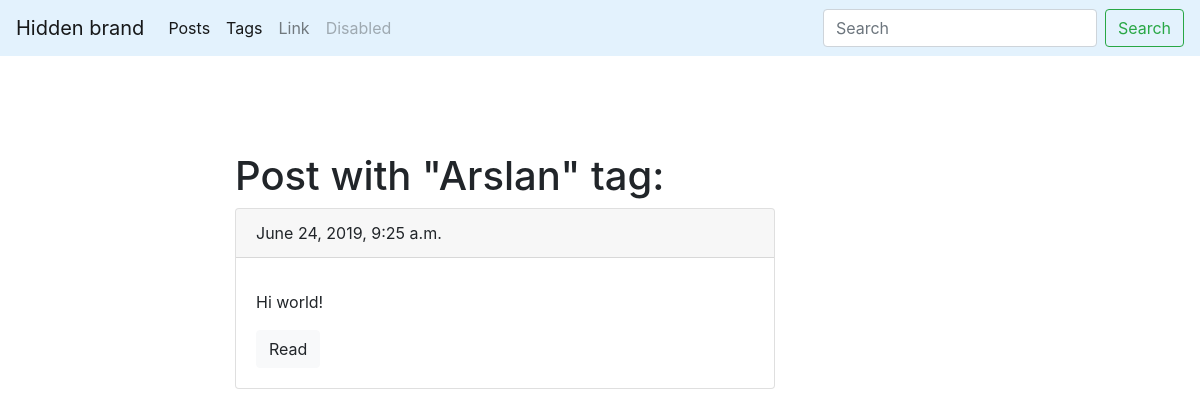
The page /blog/tags/arslan/ on the database as committed earlier.
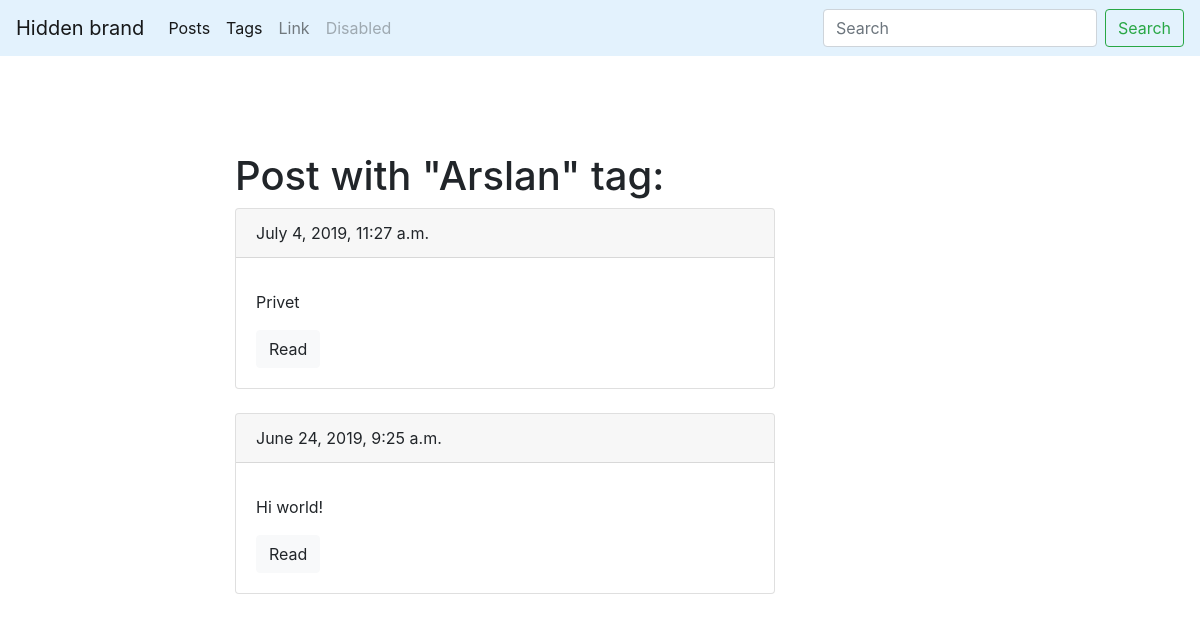
The same page on the database as committed later.
### blog/models.py (models this page shows, shortened)
class Post(models.Model):                                                        # Класс для хранения данных постов в виде модели
    title = models.CharField(max_length=150, db_index=True)                      # Заголовок поста. Максимальная длинна 150 символов. Включено индексирование (для удобства поиска)
    slug = models.SlugField(max_length=150, blank=True, unique=True)                         # Слаг - человекопонятный URL. Может отсутствовать. Уникальный
    body = models.TextField(blank=True, db_index=True)                           # Тело поста. Может отсутствовать. Включено индексирование (для удобства поиска)
    tags = models.ManyToManyField("Tag", blank=True, related_name='posts')       # Тэг. Может быть пустой.
    date_pub = models.DateTimeField(auto_now_add=True)                           # Дата публикации. Свойство auto_now_add - заполнение date_pub при сохранении в базу данных автоматически текущей датой
    def get_absolute_url(self):
        return reverse('post_detail_url', kwargs={"slug": self.slug})
    class Meta:
        ordering = ['-date_pub']

### blog/views.py (the view)
# urls.py: path('tags/<str:slug>/', TagDetail.as_view(), name='tag_detail_url'),
class TagDetail(ObjectDetailMixin, View):
    model = Tag
    template = 'blog/tag_detail.html'

### blog/utils.py (called while the page is built)
    def get(self, request, slug):
        obj = get_object_or_404(self.model, slug__iexact=slug)
        return render(request, self.template, context={self.model.__name__.lower():obj, 'admin_object':obj, 'detail':True})

### blog/templates/blog/tag_detail.html (shortened to what this page needs)
{% extends 'blog/base_blog.html' %}
{% block content %}
    <h1 class="mt-5">
        Post with "{{ tag.title|title }}" tag:
    </h1>
    {% for post in tag.posts.all %}
        <div class="card mb-4">
            <div class="card-header">
                {{post.date_pub}}
            </div>
            <div class="card-body">
                <p class="card-text">{{post.body|truncatewords:15}}</p>
                <a href="{{ post.get_absolute_url }}" class="btn btn-light">Read</a>
            </div>
        </div>
    {% endfor %}
{% endblock %}

Rows that differ between the two databases and show on the page:
added Post: date_pub "July 4, 2019, 11:27 a.m.", body "Privet"
